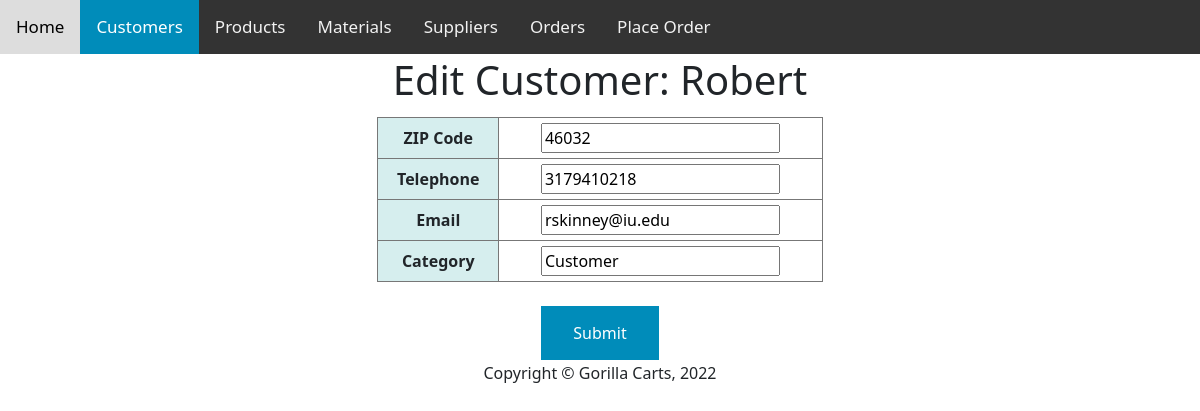
The app's page /Edit/3 with its own data.
### tables this page shows
CREATE TABLE Customers (CustomerID integer PRIMARY KEY AUTOINCREMENT, Name text, ZIP text, Telephone text, Email text, Category text);

### app.py (the view)
@app.route("/Edit/<title>", methods=['POST', 'GET'])
def EditFUNCTION(title):
    if request.method == "GET":
        mSingleDict=getSingleDictList_DB(title)
        return render_template('updatecustomer.html',message=mSingleDict )

### database.py (called while the page is built)
def getSingleDictList_DB(title):
    con = sqlite3.connect('Carts.db')
    con.row_factory = sqlite3.Row
    cursorObj = con.cursor()
    customer = []
    cursorObj.execute('SELECT * FROM Customers where CustomerID = ?;',(title,))
    rows = cursorObj.fetchall()
    for individualRow in rows:
        b = {"CustomerID": individualRow[0], "Name" : individualRow[1], "ZIP" : individualRow[2], "Telephone": individualRow[3], "Email": individualRow[4], "Category": individualRow[5] }
        customer.append(b)
    return customer

### templates/updatecustomer.html (shortened to what this page needs)
{% extends "layout.html" %}
{% block head %}
    <div class="topnav">
      <a href="/index">Home</a>
      <a class="active" href="/customers">Customers</a>
      <a href="/products">Products</a>
      <a href="/materials">Materials</a>
      <a href="/suppliers">Suppliers</a>
      <a href="/orders">Orders</a>
      <a href="/placeorder">Place Order</a>
    </div>
{% endblock %}
{% block body %}
<form action="/Edit" method="post">
    {% for m in message %}
    <table width="100%">
        <tr>
            <td colspan="3">
                <h1>Edit Customer: {{m.Name}}</h1>
            </td>
        </tr>
    </table>
            <TABLE style="border-collapse: collapse; width:50%">
            <tr>
                <td style="text-align: left">
                </td>
            </tr>
            <tr>
                <td style="text-align: left">
                </td>
            </tr>
            <TR>
                <TH style="padding: 5px; border: solid 1px #777; background-color: #D6EEEE;">ZIP Code</TD>
                <TD style="padding: 5px; border: solid 1px #777;"><input autocomplete="off" autofocus name="ZIP" placeholder="ZIP" value="{{m.ZIP}}" type="text" required></TD>
            </TR>
            <TR>
                <TH style="padding: 5px; border: solid 1px #777; background-color: #D6EEEE;">Telephone</TD>
                <TD style="padding: 5px; border: solid 1px #777;"><input autocomplete="off" autofocus name="Telephone" placeholder="Telephone" value="{{m.Telephone}}" type="text" required></TD>
             </TR>
             <TR>
                <TH style="padding: 5px; border: solid 1px #777; background-color: #D6EEEE;">Email</TD>
                <TD style="padding: 5px; border: solid 1px #777;"><input autocomplete="off" autofocus name="Email" placeholder="Email" value="{{m.Email}}" type="text" required></TD>
             </TR>
             <TR>
                <TH style="padding: 5px; border: solid 1px #777; background-color: #D6EEEE;">Category</TD>
                <TD style="padding: 5px; border: solid 1px #777;"><input autocomplete="off" autofocus name="Category" placeholder="Category" value="{{m.Category}}" type="text" required></TD>
             </TR>
        </TABLE>
    {% endfor %}
    <br>
    <input type="submit" style="background-color: #008CBA; border: none; color: white; padding: 15px 32px; text-align: center; text-decoration: none; display: inline-block; font-size: 16px;">
{% endblock %}

### static/css/style.css (style rules this page uses)
body { margin: 0; font-family: Arial, Helvetica, sans-serif; }
h1 { color: navy; }
.topnav { overflow: hidden; background-color: #333; }
.topnav a { float: left; color: #f2f2f2; text-align: center; padding: 14px 16px; text-decoration: none; font-size: 17px; }
.topnav a.active { background-color: #008CBA; color: white; }
table { width: 80%; margin-left: auto; margin-right: auto; }
th { height: 30px; }
th, td { text-align:center; }

### records on screen
Customers: Name "Robert", ZIP "46032", Telephone "3179410218", Email "rskinney@iu.edu", Category "Customer"
